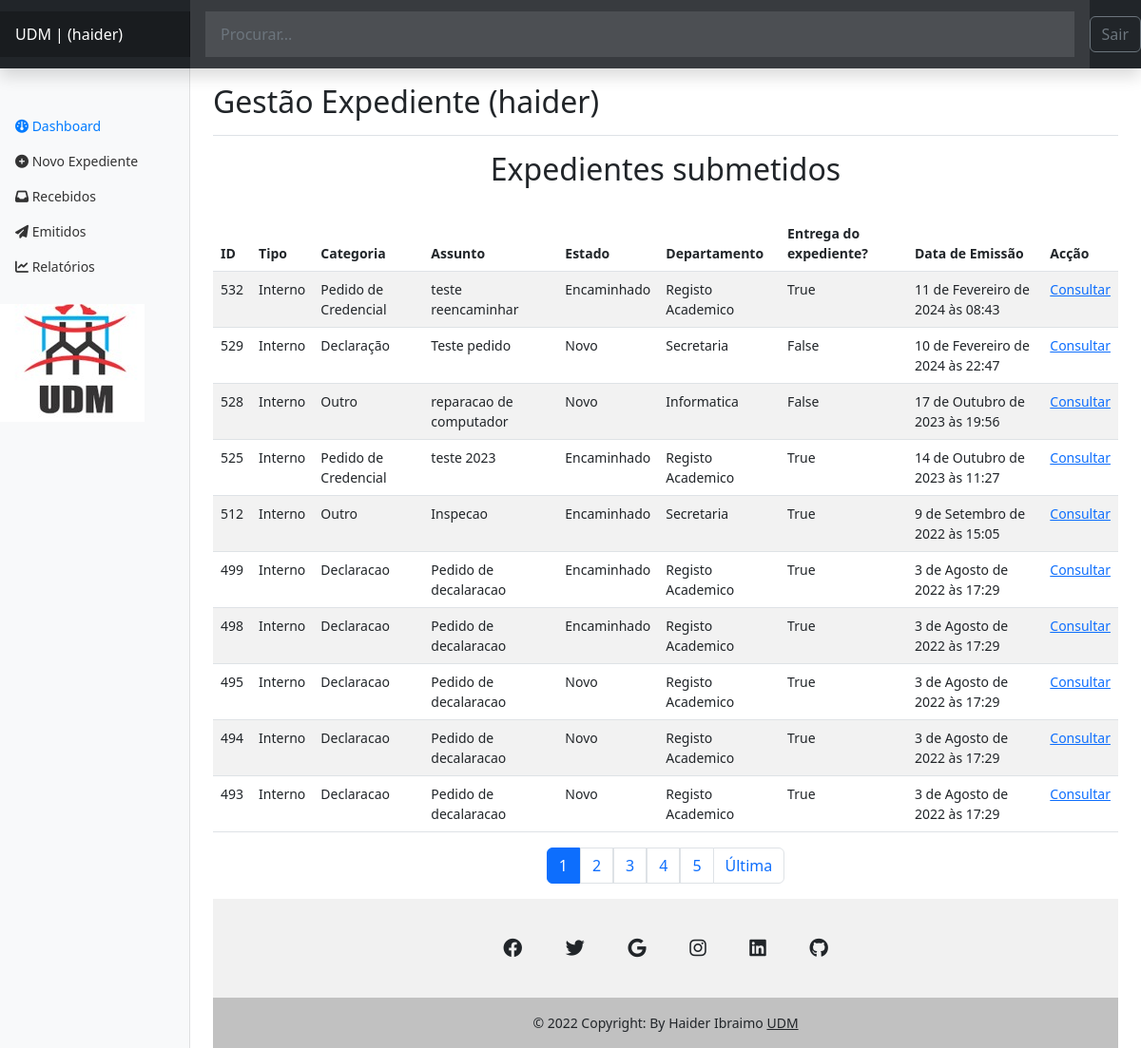
Page /authors/dashbord/expedient/emitidos (signed in) on the committed database.
### expedient/models.py (models this page shows, shortened)
class Expedient(models.Model):
    numero_Ex = models.IntegerField()
    tipo = models.CharField(max_length=50)
    departamento = models.CharField(max_length=100)
    categoria = models.CharField(max_length=100)
    assunto = models.CharField(max_length=150, null=False, )
    prioridade = models.CharField(max_length=20)
    confidencial = models.BooleanField(default=False)
    descricao = models.TextField(null=True, )
    estado = models.CharField(max_length=20)
    anexo = models.FileField(
        upload_to='expedient/uploads/%Y/%m/%d/', null=True,)
    data_emissao = models.DateTimeField(auto_now_add=True)
    data_recepcao = models.DateTimeField(auto_now=True)
    recebido = models.BooleanField(default=False)
    slug = models.SlugField()
    departamento = models.ForeignKey(
        Departamento, on_delete=models.SET_NULL, null=True, default=None)
    usuario = models.ForeignKey(User, on_delete=models.SET_NULL, null=True)

class Departamento(models.Model):
    nome = models.CharField(max_length=65)
    def __str__(self):
        return self.nome

### authors/views.py (the view)
# urls.py: path('dashbord/expedient/emitidos', views.dashbord_expedient_emitidos,
@login_required(login_url='authors:login', redirect_field_name='next')
def dashbord_expedient_emitidos(request):
    expedients = Expedient.objects.filter(
        usuario=request.user,
    ).exclude(estado='Respondido')
    funcionario = Funcionario.objects.filter(author=request.user).first()
    page_obj, pagination_range = make_pagination(
        request, expedients, PER_PAGE)
    return render(request,
                  'authors/pages/dashbord_emitidos.html', context={
                      'expedients': page_obj,
                      'pagination_range': pagination_range,
                      'funcionario': funcionario,
                  }
                  )

### authors/templates/authors/pages/dashbord_emitidos.html (shortened to what this page needs)
{% extends 'global/base.html' %}
{% block content %}
  <H2 align="center">Expedientes submetidos</H2>
  <br>
  <table class="table table-striped table-hover">
    <thead>
     <tr>
        <th>ID</th>
        <th>Tipo</th>
        <th>Categoria</th>
        <th>Assunto</th>
        <th>Estado</th>
        <th>Departamento</th>
        <th>Entrega do expediente?</th>
        <th>Data de Emissão</th>
        <th>Acção</th>
     </tr>
      </thead>
    {% for expedient in expedients %}
    <tr>
        <td> {{ expedient.id }} </td>
        <td>{{ expedient.tipo }}</td>
        <td>{{ expedient.categoria }}</td>
        <td>{{ expedient.assunto }}</td>
        <td>{{ expedient.estado }}</td>
        <td>{{ expedient.departamento }}</td>
        <td>{{ expedient.recebido }}</td>
        <td>{{ expedient.data_emissao }}</td>
        <td> <a href="{% url 'authors:dashbord_expedient_detail' expedient.id %}">Consultar</a> </td>
     </tr>
    {% empty %}
        <p style="color:red">Não tens nenhum expediente emitido, crie um.</p>
    {% endfor %}
</table>
{% endblock content %}

### expedient/templates/expedient/partials/header.html (shortened to what this page needs)
{% if request.user.is_authenticated %}
<header class="navbar navbar-dark sticky-top bg-dark flex-md-nowrap p-0 shadow">
    <a class="navbar-brand col-md-3 col-lg-2 me-0 px-3 fs-6" href="{% url 'authors:dashbord' %}">UDM  | ({{ request.user.username }}) </a>
    <form action="{% url 'authors:search' %}" method="get" class="form-control form-control-dark w-100 rounded-0 border-0">
    <input class="form-control form-control-dark w-100 rounded-0 border-0" type="text" placeholder="Procurar..." name="search"  aria-label="Search" value="{{ search_term }}">
    </form>
    <div class="navbar-nav">
      <div class="nav-item text-nowrap">
        <form action="{% url 'authors:logout' %}" method="POST">
          <button class="btn btn-outline-secondary" type="submit"> Sair</button>
      </form>
      </div>
    </div>
  </header>
  <div class="container-fluid">
    <div class="row">
      <nav id="sidebarMenu" class="col-md-3 col-lg-2 d-md-block bg-light sidebar collapse">
        <div class="position-sticky pt-3 sidebar-sticky">
          <ul class="nav flex-column"  style="padding-top: 25%;">
            <li class="nav-item">
              <a class="nav-link active" aria-current="page" href="{% url 'authors:dashbord' %}">
                <i class="fa-solid fa-gauge"></i>
                Dashboard
              </a>
            </li>
            <li class="nav-item">
              <a class="nav-link" href="{% url 'authors:dashbord_expedient_new' %}">
               <i class="fa-sharp fa-solid fa-circle-plus"></i>
              Novo Expediente
              </a>
            </li>
            <li class="nav-item">
              <a class="nav-link" href="{% url 'authors:dashbord_expedient_recebidos' %}">
                <i class="fa-sharp fa-solid fa-inbox"></i>
                Recebidos
              </a>
            </li>
            <li class="nav-item">
              <a class="nav-link" href="{% url 'authors:dashbord_expedient_emitidos' %}">
                <i class="fa-sharp fa-solid fa-paper-plane"></i>
                Emitidos
              </a>
            </li>
            <li class="nav-item">
              <a class="nav-link" href="#">
                <i class="fa-sharp fa-solid fa-chart-line"></i>
                Relatórios
              </a>
            </li>
          </ul>
  <br>
  <marquee>
  <img  src="../../../media/expedient/images/udm.jpg " alt="" ></marquee>
        </div>
      </nav>
      <main class="col-md-9 ms-sm-auto col-lg-10 px-md-4">
        <div class="d-flex justify-content-between flex-wrap flex-md-nowrap align-items-center pt-3 pb-2 mb-3 border-bottom">
          <h1 class="h2">Gestão Expediente ({{request.user.username}}) </h1>
        </div>
{% endif %}

### base_static/expedient/css/dashboard.css (style rules this page uses)
body { font-size: .875rem; }
.sidebar { position: fixed; top: 0; bottom: 0; left: 0; z-index: 100; padding: 0; box-shadow: inset -1px 0 0 rgba(0, 0, 0, .1); }
.sidebar-sticky { position: -webkit-sticky; position: sticky; top: 48px; height: calc(100vh - 48px); padding-top: .5rem; overflow-x: hidden; overflow-y: auto; }
.sidebar .nav-link { font-weight: 500; color: #333; }
.sidebar .nav-link.active { color: #007bff; }
.navbar-brand { padding-top: .75rem; padding-bottom: .75rem; font-size: 1rem; background-color: rgba(0, 0, 0, .25); box-shadow: inset -1px 0 0 rgba(0, 0, 0, .25); }
.navbar .form-control { padding: .75rem 1rem; border-width: 0; border-radius: 0; }
.form-control-dark { color: #fff; background-color: rgba(255, 255, 255, .1); border-color: rgba(255, 255, 255, .1); }
.border-bottom { border-bottom: 1px solid #e5e5e5; }

### rows in the picture
Expedient: id "532", tipo "Interno", categoria "Pedido de Credencial", assunto "teste reencaminhar", estado "Encaminhado", departamento "Registo Academico", recebido "True", data_emissao "11 de Fevereiro de 2024 às 08:43"
Expedient: id "529", tipo "Interno", categoria "Declaração", assunto "Teste pedido", estado "Novo", departamento "Secretaria", recebido "False", data_emissao "10 de Fevereiro de 2024 às 22:47"
Expedient: id "528", tipo "Interno", categoria "Outro", assunto "reparacao de computador", estado "Novo", departamento "Informatica", recebido "False", data_emissao "17 de Outubro de 2023 às 19:56"
Expedient: id "525", tipo "Interno", categoria "Pedido de Credencial", assunto "teste 2023", estado "Encaminhado", departamento "Registo Academico", recebido "True", data_emissao "14 de Outubro de 2023 às 11:27"
Expedient: id "512", tipo "Interno", categoria "Outro", assunto "Inspecao", estado "Encaminhado", departamento "Secretaria", recebido "True", data_emissao "9 de Setembro de 2022 às 15:05"
Expedient: id "499", tipo "Interno", categoria "Declaracao", assunto "Pedido de decalaracao", estado "Encaminhado", departamento "Registo Academico", recebido "True", data_emissao "3 de Agosto de 2022 às 17:29"
Expedient: id "498", tipo "Interno", categoria "Declaracao", assunto "Pedido de decalaracao", estado "Encaminhado", departamento "Registo Academico", recebido "True", data_emissao "3 de Agosto de 2022 às 17:29"
Expedient: id "495", tipo "Interno", categoria "Declaracao", assunto "Pedido de decalaracao", estado "Novo", departamento "Registo Academico", recebido "True", data_emissao "3 de Agosto de 2022 às 17:29"
Expedient: id "494", tipo "Interno", categoria "Declaracao", assunto "Pedido de decalaracao", estado "Novo", departamento "Registo Academico", recebido "True", data_emissao "3 de Agosto de 2022 às 17:29"
Expedient: id "493", tipo "Interno", categoria "Declaracao", assunto "Pedido de decalaracao", estado "Novo", departamento "Registo Academico", recebido "True", data_emissao "3 de Agosto de 2022 às 17:29"

### other values in the picture
{{ request.user.username }} "haider"
{{ page }} "1"
{{ page }} "2" "3" "4" "5"
